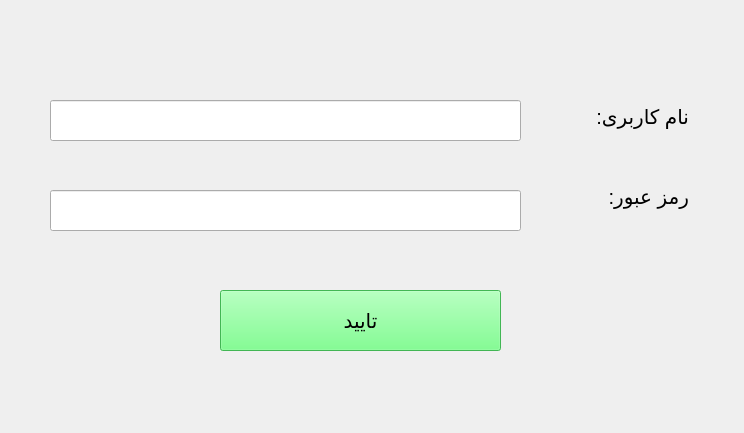
<?xml version="1.0" encoding="UTF-8"?>
<ui version="4.0">
 <class>SignIn</class>
 <widget class="QWidget" name="SignIn">
  <property name="geometry">
   <rect>
    <x>0</x>
    <y>0</y>
    <width>744</width>
    <height>433</height>
   </rect>
  </property>
  <property name="windowTitle">
   <string>Form</string>
  </property>
  <widget class="QLabel" name="label_2">
   <property name="geometry">
    <rect>
     <x>520</x>
     <y>160</y>
     <width>169</width>
     <height>74</height>
    </rect>
   </property>
   <property name="font">
    <font>
     <pointsize>15</pointsize>
    </font>
   </property>
   <property name="text">
    <string>رمز عبور:</string>
   </property>
  </widget>
  <widget class="QPushButton" name="signInButto">
   <property name="geometry">
    <rect>
     <x>220</x>
     <y>290</y>
     <width>281</width>
     <height>61</height>
    </rect>
   </property>
   <property name="font">
    <font>
     <pointsize>15</pointsize>
    </font>
   </property>
   <property name="styleSheet">
    <string notr="true">color: rgb(0, 0, 0);
background-color: rgb(93, 255, 117);</string>
   </property>
   <property name="text">
    <string>تایید</string>
   </property>
  </widget>
  <widget class="QLineEdit" name="lineEdit_username">
   <property name="geometry">
    <rect>
     <x>50</x>
     <y>100</y>
     <width>471</width>
     <height>41</height>
    </rect>
   </property>
   <property name="font">
    <font>
     <pointsize>12</pointsize>
    </font>
   </property>
  </widget>
  <widget class="QLabel" name="label">
   <property name="geometry">
    <rect>
     <x>520</x>
     <y>80</y>
     <width>169</width>
     <height>74</height>
    </rect>
   </property>
   <property name="font">
    <font>
     <pointsize>15</pointsize>
    </font>
   </property>
   <property name="text">
    <string>نام کاربری:</string>
   </property>
  </widget>
  <widget class="QLineEdit" name="lineEdit_pass">
   <property name="geometry">
    <rect>
     <x>50</x>
     <y>190</y>
     <width>471</width>
     <height>41</height>
    </rect>
   </property>
   <property name="font">
    <font>
     <pointsize>12</pointsize>
    </font>
   </property>
  </widget>
 </widget>
 <resources/>
 <connections/>
</ui>
